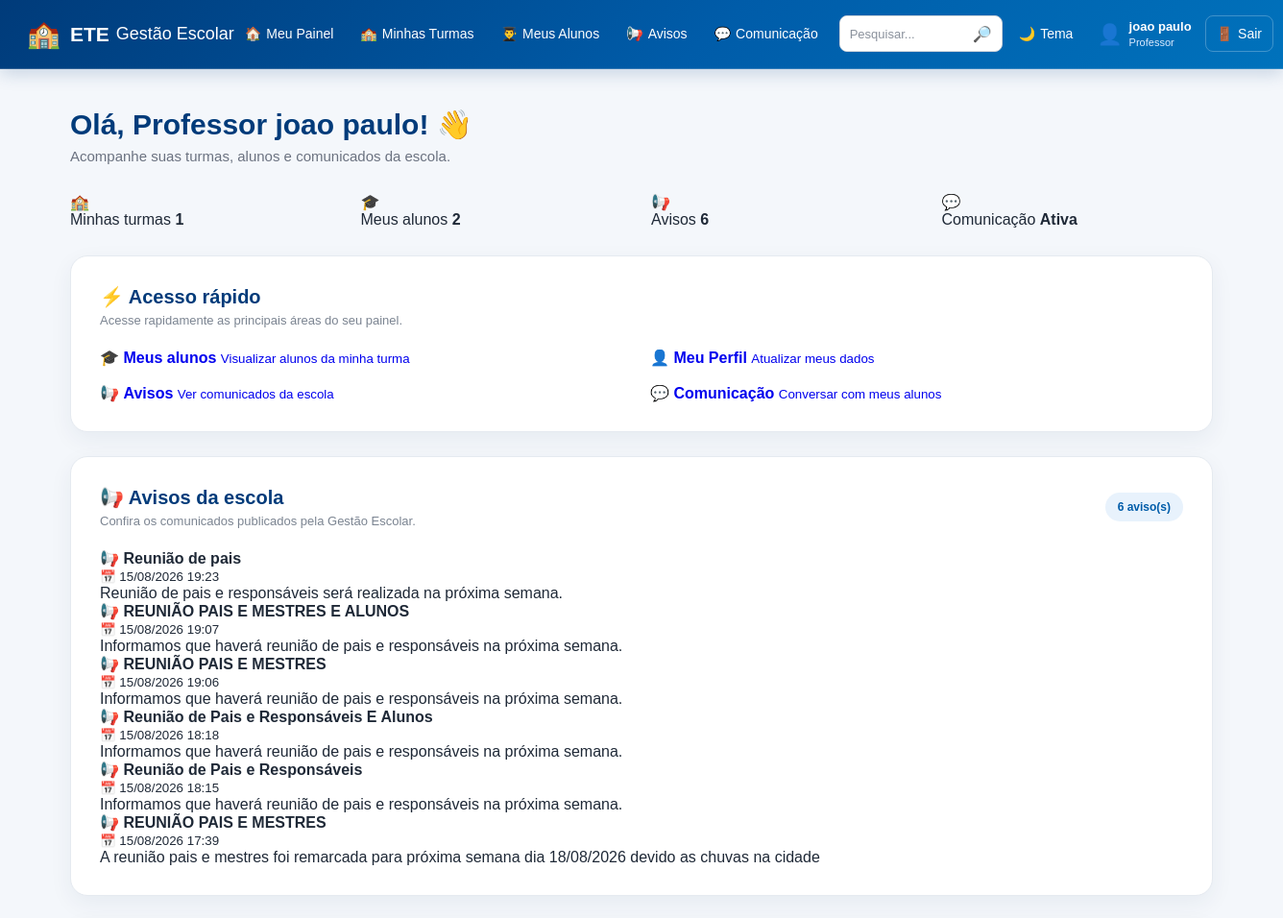
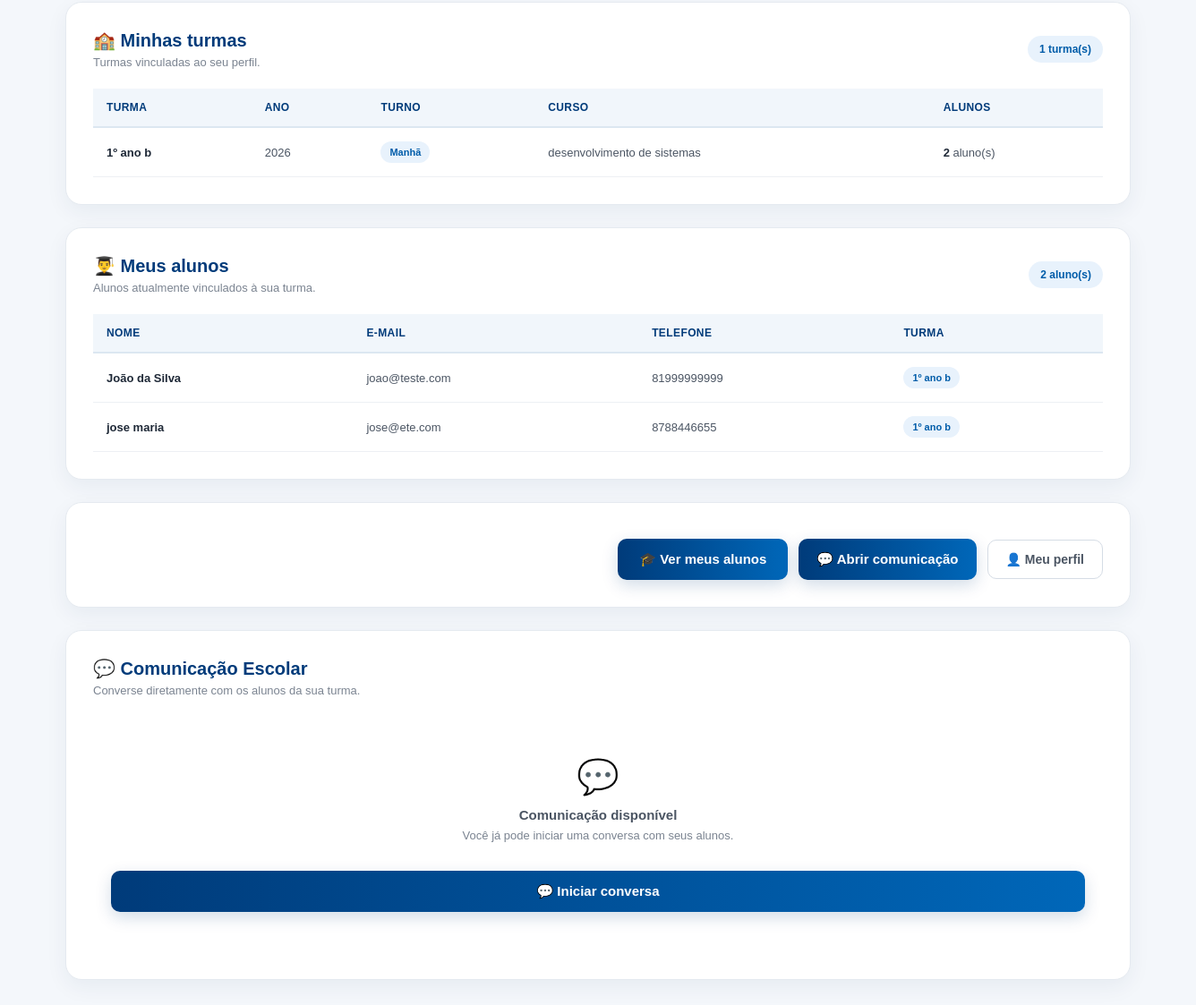
Screenshot of /professor (signed in) with the database file from the repository (2 pictures, top to bottom).
### tables this page shows
CREATE TABLE usuarios (

            id INTEGER PRIMARY KEY AUTOINCREMENT,

            nome TEXT NOT NULL,

            email TEXT NOT NULL,

            tipo TEXT NOT NULL,

            telefone TEXT,

            turma TEXT

        , senha TEXT, primeiro_acesso INTEGER DEFAULT 0);

CREATE TABLE avisos (

            id INTEGER PRIMARY KEY AUTOINCREMENT,

            titulo TEXT NOT NULL,

            mensagem TEXT NOT NULL,

            data TEXT NOT NULL

        );

CREATE TABLE turmas (

            id INTEGER PRIMARY KEY AUTOINCREMENT,

            nome TEXT NOT NULL,

            ano INTEGER NOT NULL,

            turno TEXT NOT NULL,

            curso TEXT NOT NULL

        );

### app.py (the view, shortened to what this page needs)
@app.route("/professor")
def professor():
    if "usuario_id" not in session:
        return redirect(
            url_for("inicio")
        )
    conexao = conectar()
    usuario_id = session["usuario_id"]
    professor = conexao.execute(
        """
        SELECT *
        FROM usuarios
        WHERE id = ?
        AND tipo = 'professor'
        """,
        (usuario_id,)
    ).fetchone()
    turma_nome = professor["turma"]
    turmas = []
    alunos = []
    if turma_nome:
        turmas = conexao.execute(
            """
            SELECT
                t.*,
                COUNT(u.id) AS total_alunos
            FROM turmas t
            LEFT JOIN usuarios u
                ON u.turma = t.nome
                AND u.tipo = 'aluno'
            WHERE t.nome = ?
            GROUP BY t.id
            ORDER BY t.nome
            """,
            (turma_nome,)
        ).fetchall()
        alunos = conexao.execute(
            """
            SELECT *
            FROM usuarios
            WHERE tipo = 'aluno'
            AND turma = ?
            ORDER BY nome
            """,
            (turma_nome,)
        ).fetchall()
    total_alunos = len(alunos)
    avisos = conexao.execute(
        """
        SELECT *
        FROM avisos
        ORDER BY id DESC
        """
    ).fetchall()
    conexao.close()
    return render_template(
        "professor.html",
        professor=professor,
        turmas=turmas,
        alunos=alunos,
        total_alunos=total_alunos,
        avisos=avisos,
        usuario_nome=session["usuario_nome"],
        usuario_tipo=session["usuario_tipo"]
    )

### banco.py (called while the page is built)
def conectar():
    conexao = sqlite3.connect("gestao_escolar.db")
    conexao.row_factory = sqlite3.Row
    return conexao

### templates/professor.html (shortened to what this page needs)
<!DOCTYPE html>
<html lang="pt-BR">
<head>
    <link
        rel="stylesheet"
        href="{{ url_for('static', filename='style.css') }}"
    >
</head>
<body>
{% include "menu.html" %}
<main class="dashboard">
    <div class="dashboard-title">
        <h2>
            Olá, Professor {{ professor['nome'] }}! 👋
        </h2>
        <p>
            Acompanhe suas turmas, alunos e
            comunicados da escola.
        </p>
    </div>
    <section class="dashboard-cards">
        <div class="dashboard-card">
            <div class="dashboard-card-icon">
                🏫
            </div>
            <div>
                <span>
                    Minhas turmas
                </span>
                <strong>
                    {{ turmas|length }}
                </strong>
            </div>
        </div>
        <div class="dashboard-card">
            <div class="dashboard-card-icon">
                🎓
            </div>
            <div>
                <span>
                    Meus alunos
                </span>
                <strong>
                    {{ total_alunos }}
                </strong>
            </div>
        </div>
        <div class="dashboard-card">
            <div class="dashboard-card-icon">
                📢
            </div>
            <div>
                <span>
                    Avisos
                </span>
                <strong>
                    {{ avisos|length }}
                </strong>
            </div>
        </div>
        <div class="dashboard-card">
            <div class="dashboard-card-icon">
                💬
            </div>
            <div>
                <span>
                    Comunicação
                </span>
                <strong>
                    Ativa
                </strong>
            </div>
        </div>
    </section>
    <section class="content-card">
        <div class="section-header">
            <div>
                <h3>
                    ⚡ Acesso rápido
                </h3>
                <p>
                    Acesse rapidamente as principais
                    áreas do seu painel.
                </p>
            </div>
        </div>
        <div class="quick-actions">
            <a
                href="{{ url_for('meus_alunos') }}"
                class="quick-action"
            >
                <span class="quick-action-icon">
                    🎓
                </span>
                <strong>
                    Meus alunos
                </strong>
                <small>
                    Visualizar alunos da minha turma
                </small>
            </a>
            <a
                href="{{ url_for('perfil') }}"
                class="quick-action"
            >
                <span class="quick-action-icon">
                    👤
                </span>
                <strong>
                    Meu Perfil
                </strong>
                <small>
                    Atualizar meus dados
                </small>
            </a>
            <a
                href="#avisos"
                class="quick-action"
            >
                <span class="quick-action-icon">
                    📢
                </span>
                <strong>
                    Avisos
                </strong>
                <small>
                    Ver comunicados da escola
                </small>
            </a>
            <a
                href="{{ url_for('comunicacao') }}"
                class="quick-action"
            >
                <span class="quick-action-icon">
                    💬
                </span>
                <strong>
                    Comunicação
                </strong>
                <small>
                    Conversar com meus alunos
                </small>
            </a>
        </div>
    </section>
    <section
        class="content-card"
        id="avisos"
    >
        <div class="section-header">
            <div>
                <h3>
                    📢 Avisos da escola
                </h3>
                <p>
                    Confira os comunicados publicados
                    pela Gestão Escolar.
                </p>
            </div>
            <span class="total-badge">
                {{ avisos|length }} aviso(s)
            </span>
        </div>
        {% if avisos %}
            <div class="avisos-container">
                {% for aviso in avisos %}
                    <div class="aviso-card">
                        <div class="aviso-header">
                            <div>
                                <h4>
                                    📢 {{ aviso['titulo'] }}
                                </h4>
                                <small>
                                    📅 {{ aviso['data'] }}
                                </small>
                            </div>
                        </div>
                        <div class="aviso-content">
                            <p>
                                {{ aviso['mensagem'] }}
                            </p>
                        </div>
                    </div>
                {% endfor %}
            </div>
        {% endif %}
    </section>
    <section class="content-card">
        <div class="section-header">
            <div>
                <h3>
                    🏫 Minhas turmas
                </h3>
                <p>
                    Turmas vinculadas ao seu perfil.
                </p>
            </div>
            {% if turmas %}
                <span class="total-badge">
                    {{ turmas|length }} turma(s)
                </span>
            {% endif %}
        </div>
        {% if turmas %}
            <div class="table-container">
                <table>
                    <thead>
                        <tr>
                            <th>
                                Turma
                            </th>
                            <th>
                                Ano
                            </th>
                            <th>
                                Turno
                            </th>
                            <th>
                                Curso
                            </th>
                            <th>
                                Alunos
                            </th>
                        </tr>
                    </thead>
                    <tbody>
                        {% for turma in turmas %}
                            <tr>
                                <td>
                                    <strong>
                                        {{ turma['nome'] }}
                                    </strong>
                                </td>
                                <td>
                                    {{ turma['ano'] }}
                                </td>
                                <td>
                                    <span class="badge">
                                        {{ turma['turno'] }}
                                    </span>
                                </td>
                                <td>
                                    {{ turma['curso'] }}
                                </td>
                                <td>
                                    <strong>
                                        {{ turma['total_alunos'] }}
                                    </strong>
                                    aluno(s)
                                </td>
                            </tr>
                        {% endfor %}
                    </tbody>
                </table>
            </div>
        {% endif %}
    </section>
    <section class="content-card users-list">
        <div class="section-header">
            <div>
                <h3>
                    👨‍🎓 Meus alunos
                </h3>
                <p>
                    Alunos atualmente vinculados
                    à sua turma.
                </p>
            </div>
            <span class="total-badge">
                {{ total_alunos }} aluno(s)
            </span>
        </div>
        {% if alunos %}
            <div class="table-container">
                <table>
                    <thead>
                        <tr>
                            <th>
                                Nome
                            </th>
                            <th>
                                E-mail
                            </th>
                            <th>
                                Telefone
                            </th>
                            <th>
                                Turma
                            </th>
                        </tr>
                    </thead>
                    <tbody>
                        {% for aluno in alunos %}
                            <tr>
                                <td>
                                    <strong>
                                        {{ aluno['nome'] }}
                                    </strong>
                                </td>
                                <td>
                                    {{ aluno['email'] }}
                                </td>
                                <td>
                                    {{ aluno['telefone'] or '-' }}
                                </td>
                                <td>
                                    <span class="badge">
                                        {{ aluno['turma'] or '-' }}
                                    </span>
                                </td>
                            </tr>
                        {% endfor %}
                    </tbody>
                </table>
            </div>
        {% endif %}
    </section>
    <section class="content-card">
        <div class="form-buttons">
            <a
                href="{{ url_for('meus_alunos') }}"
                class="btn-login"
            >
                🎓 Ver meus alunos
            </a>
            <a
                href="{{ url_for('comunicacao') }}"
                class="btn-login"
            >
                💬 Abrir comunicação
            </a>
            <a
                href="{{ url_for('perfil') }}"
                class="btn-secondary"
            >
                👤 Meu perfil
            </a>
        </div>
    </section>
    <section class="content-card">
        <div class="section-header">
            <div>
                <h3>
                    💬 Comunicação Escolar
                </h3>
                <p>
                    Converse diretamente com os alunos
                    da sua turma.
                </p>
            </div>
        </div>
        <div class="empty-message">
            <div class="empty-icon">
                💬
            </div>
            <strong>
                Comunicação disponível
            </strong>
            <span>
                Você já pode iniciar uma conversa
                com seus alunos.
            </span>
            <br>
            <a
                href="{{ url_for('comunicacao') }}"
                class="btn-login"
            >
                💬 Iniciar conversa
            </a>
        </div>
    </section>
</main>
</body>
</html>

### templates/menu.html (shortened to what this page needs)
<!DOCTYPE html>
<html lang="pt-BR">
<head>
    <link
        rel="stylesheet"
        href="{{ url_for('static', filename='style.css') }}"
    >
</head>
<body>
    <header class="topo">
        <div class="topo-logo">
            <span class="logo-icone">🏫</span>
            <div class="logo-texto">
                <strong>ETE</strong>
                <span>Gestão Escolar</span>
            </div>
        </div>
        <nav class="menu-principal">
            {% if usuario_tipo == "professor" %}
                <a
                    href="{{ url_for('professor') }}"
                    class="menu-item"
                >
                    🏠
                    <span>Meu Painel</span>
                </a>
                <a
                    href="{{ url_for('turmas_page') }}"
                    class="menu-item"
                >
                    🏫
                    <span>Minhas Turmas</span>
                </a>
                <a
                    href="{{ url_for('meus_alunos') }}"
                    class="menu-item"
                >
                    👨‍🎓
                    <span>Meus Alunos</span>
                </a>
                <a
                    href="{{ url_for('avisos_page') }}"
                    class="menu-item"
                >
                    📢
                    <span>Avisos</span>
                </a>
                <a
                    href="{{ url_for('comunicacao') }}"
                    class="menu-item"
                >
                    💬
                    <span>Comunicação</span>
                </a>
            {% endif %}
            <div class="menu-pesquisa">
                <input
                    type="text"
                    name="pesquisa"
                    placeholder="Pesquisar..."
                    aria-label="Pesquisar no sistema"
                >
                <button
                    type="button"
                    title="Pesquisa"
                >
                    🔎
                </button>
            </div>
            <button
                type="button"
                class="menu-botao"
                title="Alterar tema"
            >
                🌙
                <span>Tema</span>
            </button>
            <a
                href="{{ url_for('perfil') }}"
                class="menu-usuario"
            >
                <span class="usuario-icone">
                </span>
                <span class="usuario-info">
                    <strong>
                        {{ usuario_nome }}
                    </strong>
                    <small>
                        {{ usuario_tipo|capitalize }}
                    </small>
                </span>
            </a>
            <a
                href="{{ url_for('logout') }}"
                class="menu-sair"
            >
                🚪
                <span>Sair</span>
            </a>
        </nav>
    </header>
</body>
</html>

### rows the page displays
usuarios: nome "joao paulo", tipo "Professor"
avisos: titulo "Reunião de pais", data "15/08/2026 19:23", mensagem "Reunião de pais e responsáveis será realizada na próxima semana."
avisos: titulo "REUNIÃO PAIS E MESTRES E ALUNOS", data "15/08/2026 19:07", mensagem "Informamos que haverá reunião de pais e responsáveis na próxima semana."
avisos: titulo "REUNIÃO PAIS E MESTRES", data "15/08/2026 19:06", mensagem "Informamos que haverá reunião de pais e responsáveis na próxima semana."
avisos: titulo "Reunião de Pais e Responsáveis E Alunos", data "15/08/2026 18:18", mensagem "Informamos que haverá reunião de pais e responsáveis na próxima semana."
avisos: titulo "Reunião de Pais e Responsáveis", data "15/08/2026 18:15", mensagem "Informamos que haverá reunião de pais e responsáveis na próxima semana."
avisos: titulo "REUNIÃO PAIS E MESTRES", data "15/08/2026 17:39", mensagem "A reunião pais e mestres foi remarcada para próxima semana dia 18/08/2026 devido as chuvas na cidade"
turmas: nome "1º ano b", ano "2026", turno "Manhã", curso "desenvolvimento de sistemas", total_alunos "2"
usuarios: nome "João da Silva", email "joao@teste.com", telefone "81999999999", turma "1º ano b"
usuarios: nome "jose maria", email "jose@ete.com", telefone "8788446655", turma "1º ano b"

### other values shown
{{ turmas|length }} "1"
{{ total_alunos }} "2"
{{ avisos|length }} "6"
